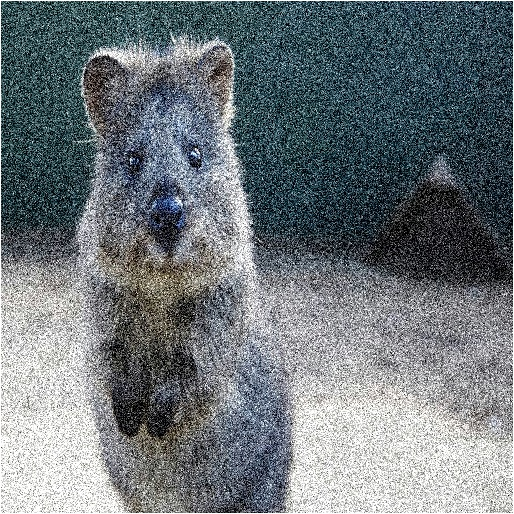
//> input picture Project1/Project1/stupidNoisyGuy.jpg, 514 x 514 px
$ ./file8   (built with g++ and OpenCV 4)
//> lines starting //> are read from the running program, lines starting //| are printed output that depends on the picture
#include <iostream>
#include <opencv2/highgui/highgui.hpp>
#include <opencv2/imgproc.hpp>
#include <opencv2/highgui.hpp>
#include <opencv2/videoio.hpp>
#include <algorithm>

using namespace cv;
using namespace std;

void meanMask(int cols, int rows, Mat image, int ratio);
void medianMask(int cols, int rows, Mat image, int ratio);
void showImage(Mat image);


int main() {
    Mat image;
    image = imread("stupidNoisyGuy.jpg", IMREAD_GRAYSCALE);
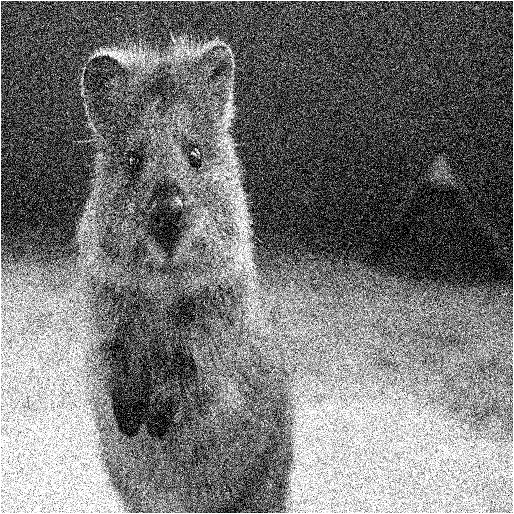
//> image: 514 rows x 514 cols, CV_8UC1; min 0, max 255, mean 116.7
    showImage(image);
    //meanMask(image.cols, image.rows, image, 21);
    medianMask(image.cols, image.rows, image, 3);
}

void showImage(Mat image) {
    namedWindow("Original", WINDOW_AUTOSIZE);
    imshow("Original", image);
    waitKey(0);
}

void meanMask(int cols, int rows, Mat image, int ratio) {
    for (int i = (int)ratio/2; i < (int)cols-(ratio/2); i++) {
        for (int j =(int)ratio/2; j < (int)rows-(ratio/2); j++) {
            int sum = 0;
            float prom = 0;
            for (int k = -(int)(ratio/2); k <= (int)(ratio/2); k++) {
                for (int l = -(int)(ratio/2); l <= (int)(ratio/2); l++) {
                    sum += image.at<uchar>(j + k, i + l);
                }
            }
            prom = (float) sum / (ratio*ratio);
            image.at<uchar>(j, i) = (uchar)prom;
        }
    }
    namedWindow("Mean filter", WINDOW_AUTOSIZE);
    imshow("Mean filter", image);
    waitKey(0);
}

void medianMask(int cols, int rows, Mat image, int ratio) {
//> called with cols = 514, rows = 514, ratio = 3
    int valueArray[9] = { 0 };
    vector<int> vectorized(valueArray, valueArray + 9);
    for (int i = (int)ratio / 2; i < (int)cols - (ratio / 2); i++) {
        for (int j = (int)ratio / 2; j < (int)rows - (ratio / 2); j++) {
            int pos = 0;
            for (int k = -(int)(ratio / 2); k <= (int)(ratio / 2); k++) {
                for (int l = -(int)(ratio / 2); l <= (int)(ratio / 2); l++) {
                    vectorized[pos] = image.at<uchar>(j + k, i + l);
                    pos++;
                }
            }
            sort(vectorized.begin(), vectorized.end());
            image.at<uchar>(j, i) = vectorized[4];
        }
    }
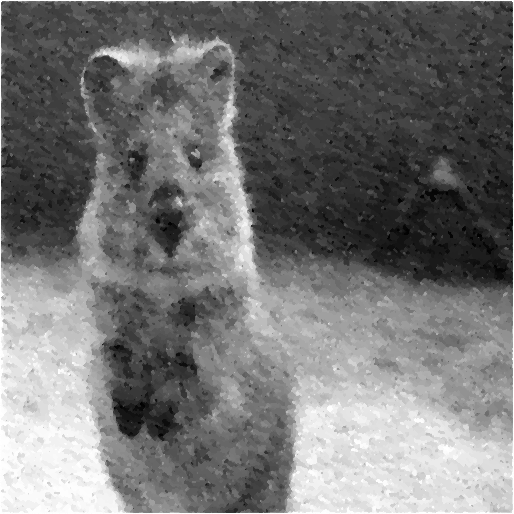
//> image: 514 rows x 514 cols, CV_8UC1; min 0, max 255, mean 116.9
//> after the loop, vectorized = [150, 214, 214, 248, 253, 253, 253, 255, 255]
    namedWindow("Median filter", WINDOW_AUTOSIZE);
    imshow("Median filter", image);
    waitKey(0);
}

$ run again, with Project1/Project1/landscape.jpg copied over Project1/Project1/stupidNoisyGuy.jpg
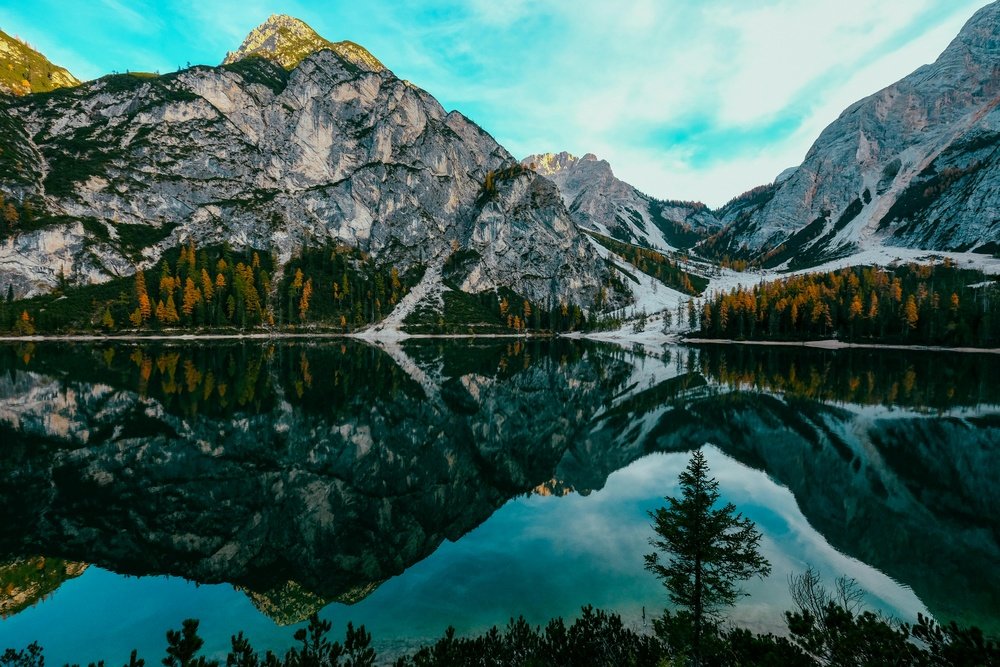
//> input picture Project1/Project1/landscape.jpg, 1000 x 667 px, shrunk from 6000 x 4000 before the run
//> `image = imread("stupidNoisyGuy.jpg", IMREAD_GRAYSCALE);`:
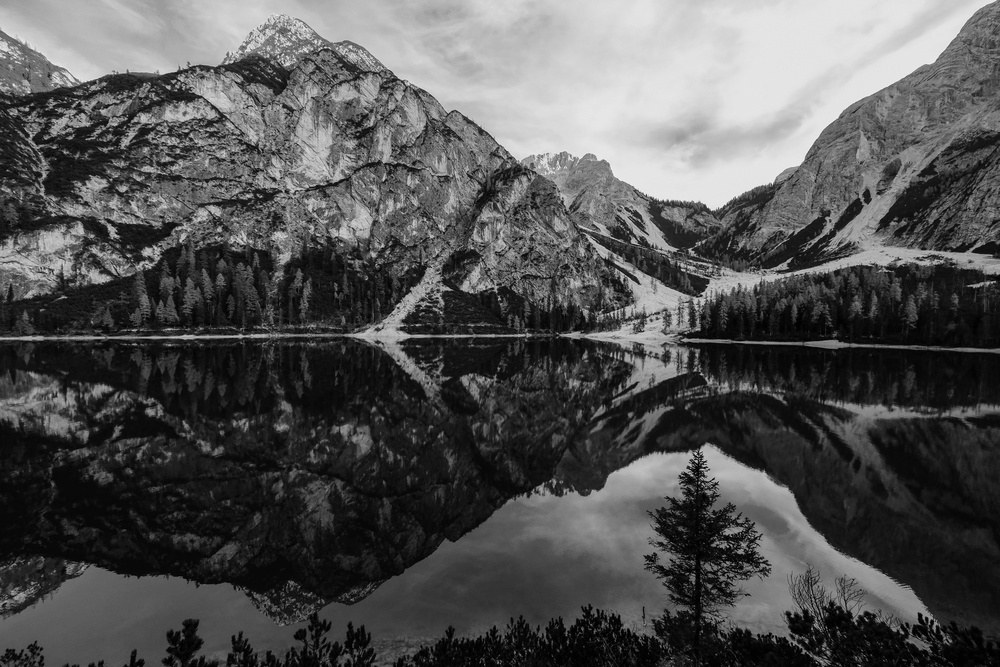
//> image: 667 rows x 1000 cols, CV_8UC1; min 0, max 250, mean 83.4
//> after the loop in medianMask, `for (int i = (int)ratio / 2; i < (int)cols - (ratio / 2); i++)`: vectorized = [2, 3, 4, 4, 5, 6, 7, 7, 9]
